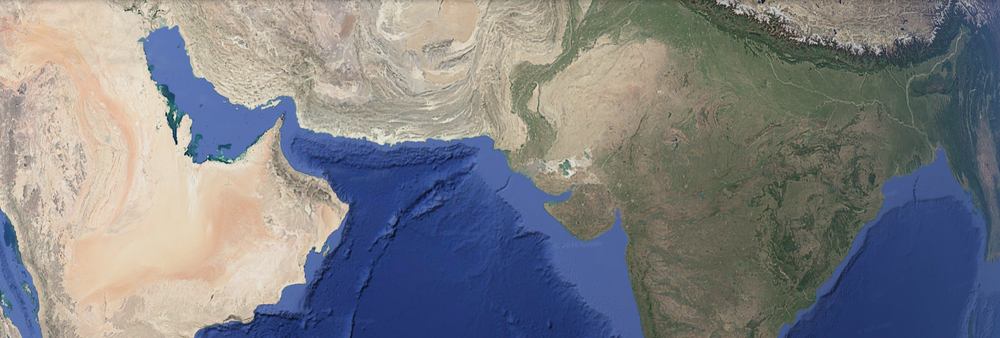
%> input picture s1.png, 1000 x 338 px, shrunk from 1831 x 619 before the run
$ octave code_WaterBody.m   (GNU Octave 9; MATLAB toolbox functions it lacks are replaced by stand-ins)
%> lines starting %> are read from the running program, lines starting %| are printed output that depends on the picture; in (x1, y1, x2, y2) boxes, pixels count from 0 and x2, y2 are one past the last pixel; in counts of white or black regions, pixels touching at a corner belong together; the program's own positions count from 1

img = imread('s1.png');
%> img is the input picture: size 338x1000x3 uint8; mean R, G, B 126.7, 128.1, 132
figure, imshow(img);
title('Original Satellite Image');

%%%
gray = rgb2gray(img);
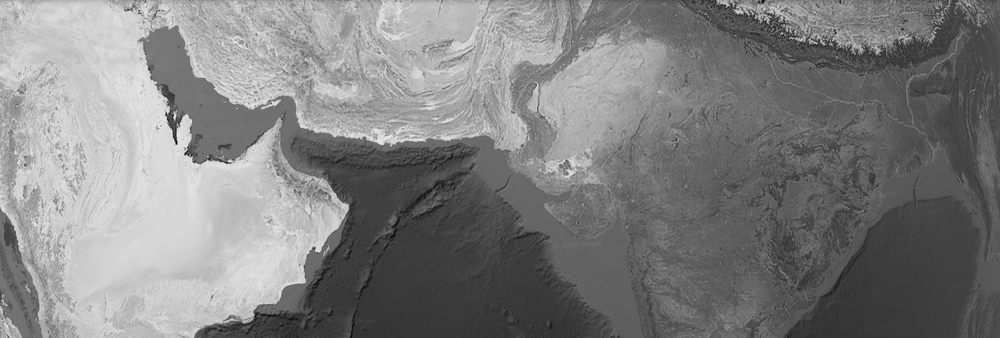
%> gray: size 338x1000 uint8; min 1, max 236, mean 128.1

figure, imshow(gray);
title('Grayscale Image');

%%%
blur = imgaussfilt(gray, 2);

figure, imshow(blur);
title('Smoothed Image');

%%%
level = graythresh(blur);
%> level = 0.533
bw = imbinarize(blur, level);
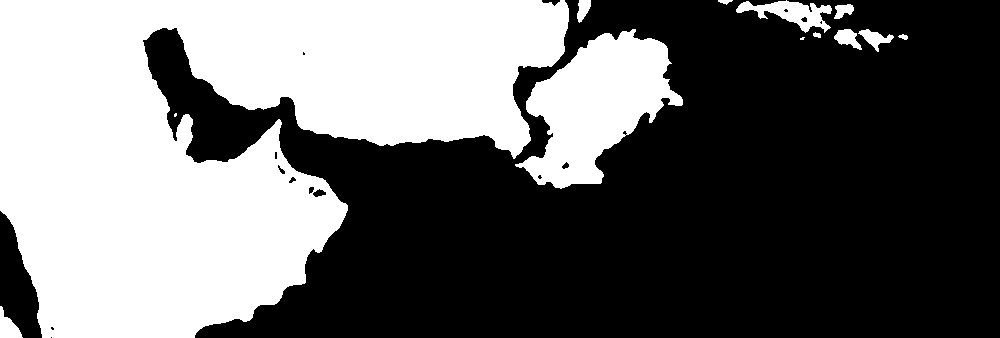
%> bw: size 338x1000 logical; 41.5% white; 13 white regions (2 under 20 px), largest, box (x1, y1, x2, y2) and area: (0, 0, 569, 338) 123068, (515, 29, 683, 189) 14201, (736, 0, 832, 33) 1405
bw = ~bw;   % invert so water becomes white

figure, imshow(bw);
title('Binary Image (Water Mask)');

%%%
se = strel('disk', 5);
clean_bw = imopen(bw, se);
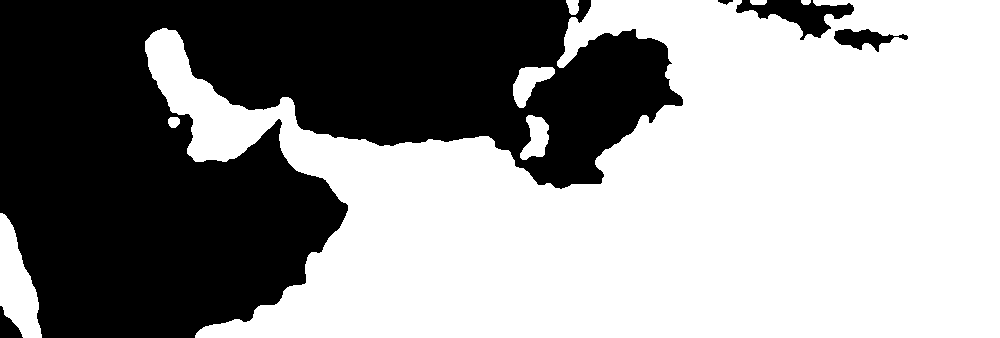
%> clean_bw: size 338x1000 logical; 58.1% white; 5 black regions, box (x1, y1, x2, y2) and area: (0, 0, 683, 338) 138344, (736, 0, 854, 40) 2040, (834, 29, 908, 52) 825, (0, 306, 23, 338) 397, (718, 0, 733, 5) 45

figure, imshow(clean_bw);
title('Cleaned Water Mask');

%%%
result = img;

result(:,:,1) = img(:,:,1) .* uint8(~clean_bw);
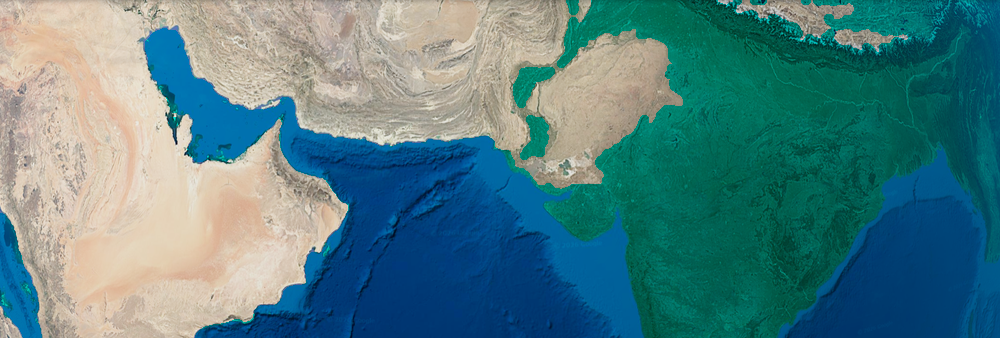
%> result: size 338x1000x3 uint8; mean R, G, B 82.8, 128.1, 132
result(:,:,2) = img(:,:,2) .* uint8(~clean_bw);
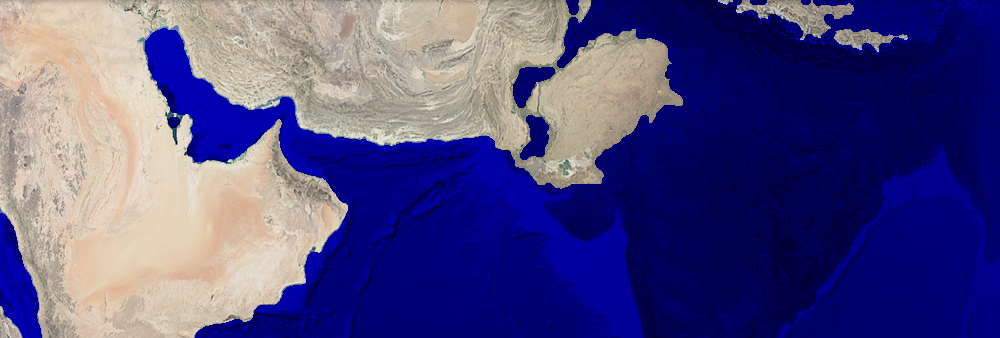
%> result: size 338x1000x3 uint8; mean R, G, B 82.8, 76.8, 132
result(:,:,3) = img(:,:,3) + uint8(clean_bw)*300;
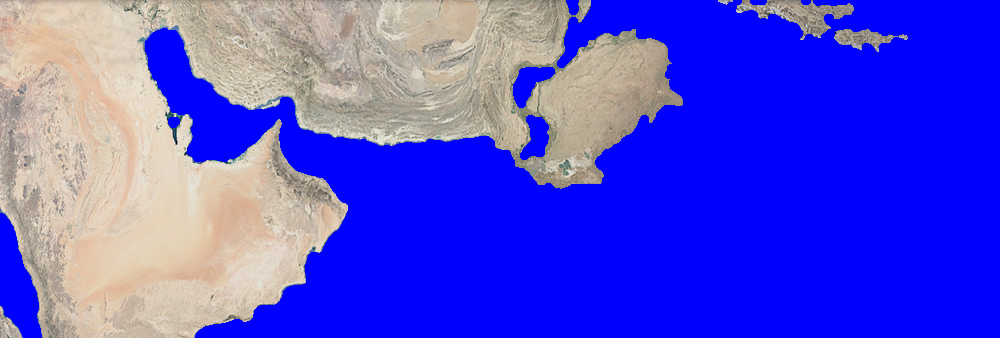
%> result: size 338x1000x3 uint8; mean R, G, B 82.8, 76.8, 217.2

figure, imshow(result);
title('Detected Water Bodies');

$ run again, with s2.png copied over s1.png
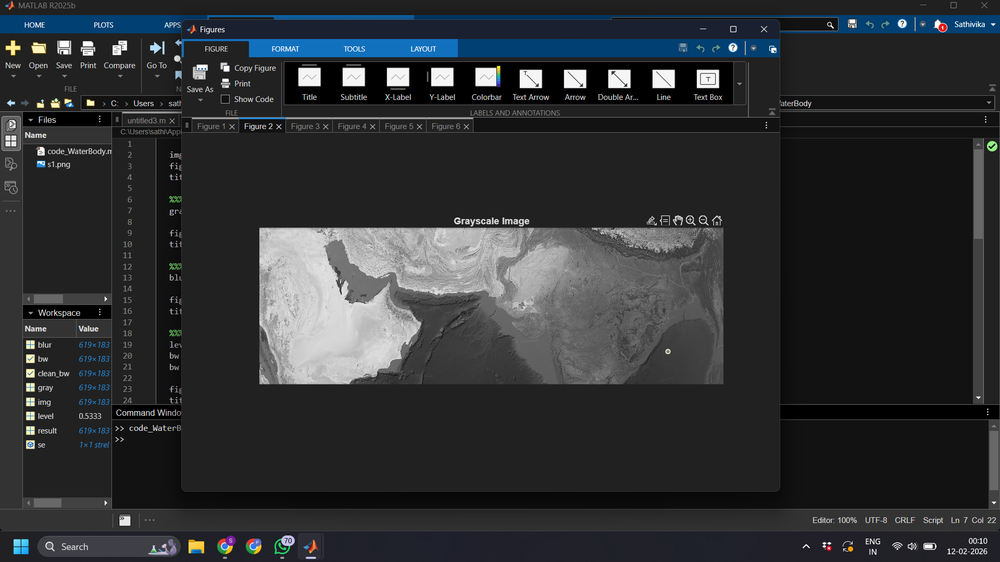
%> input picture s2.png, 1000 x 562 px, shrunk from 1920 x 1080 before the run
%> img is the input picture: size 562x1000x3 uint8; mean R, G, B 46.4, 48.8, 51.3
%> level = 0.376
%> `bw = imbinarize(blur, level);`:
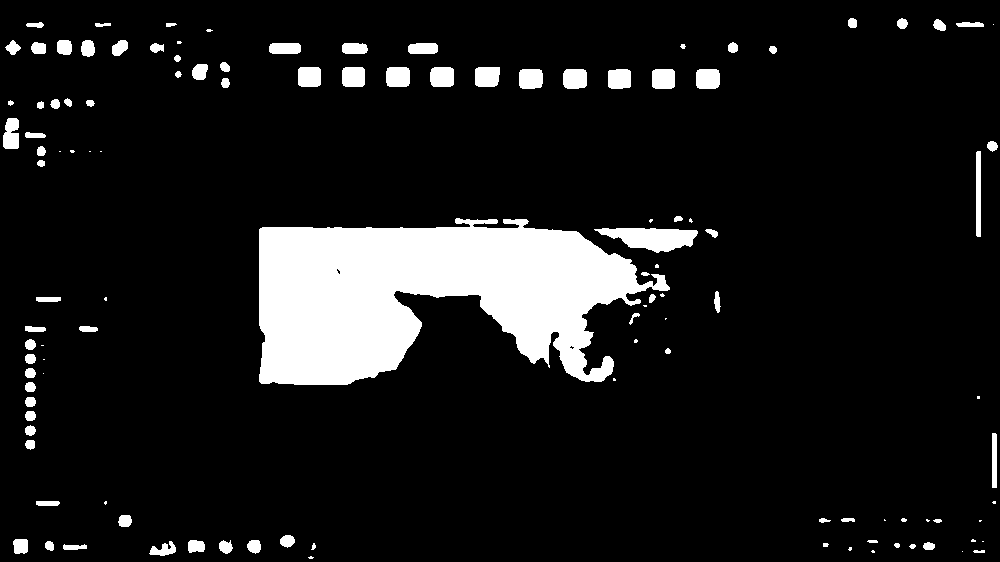
%> bw: size 562x1000 logical; 10.4% white; 118 white regions (32 under 20 px), largest, box (x1, y1, x2, y2) and area: (259, 218, 670, 385) 43888, (594, 228, 698, 253) 1629, (475, 67, 500, 87) 471
%> clean_bw: size 562x1000 logical; 89.3% white; 95 black regions (24 under 20 px), largest, box (x1, y1, x2, y2) and area: (259, 218, 670, 385) 45005, (594, 216, 698, 253) 1748, (25, 326, 46, 450) 1049
%> `result(:,:,3) = img(:,:,3) + uint8(clean_bw)*300;`:
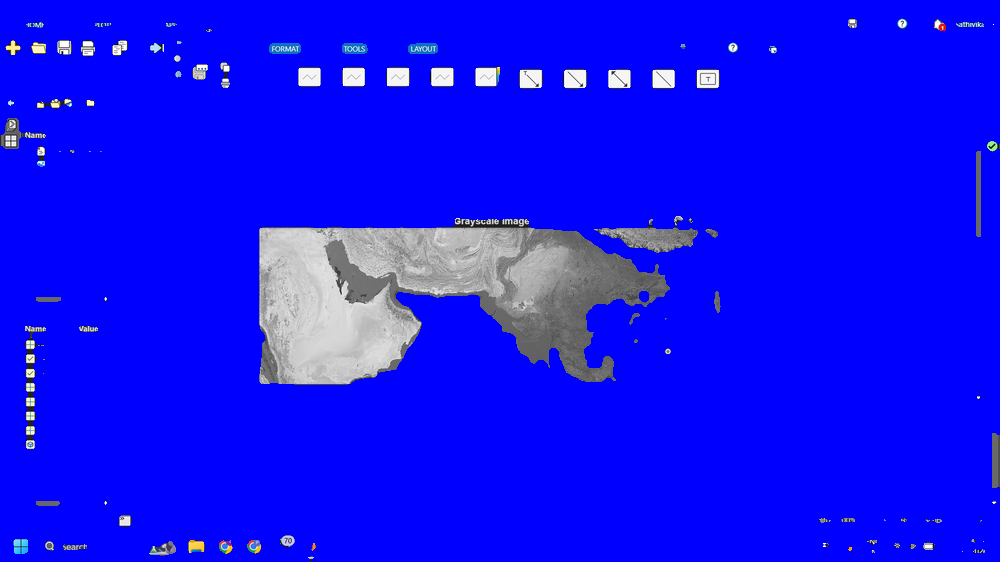
%> result: size 562x1000x3 uint8; mean R, G, B 16.9, 17.1, 244.9

$ run again, with s4.png copied over s1.png
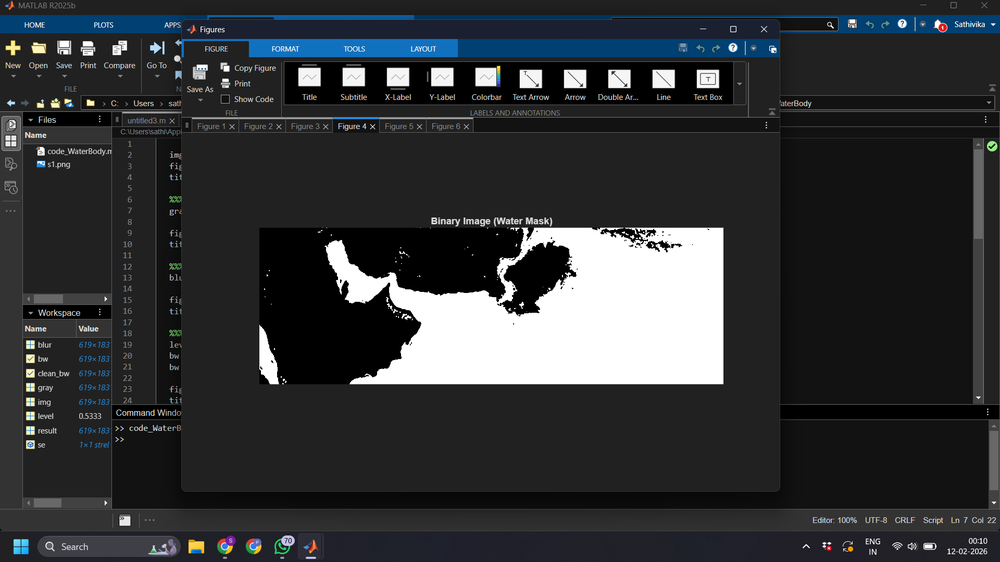
%> input picture s4.png, 1000 x 562 px, shrunk from 1920 x 1080 before the run
%> img is the input picture: size 562x1000x3 uint8; mean R, G, B 49.1, 51.6, 54.1
%> level = 0.533
%> `bw = imbinarize(blur, level);`:
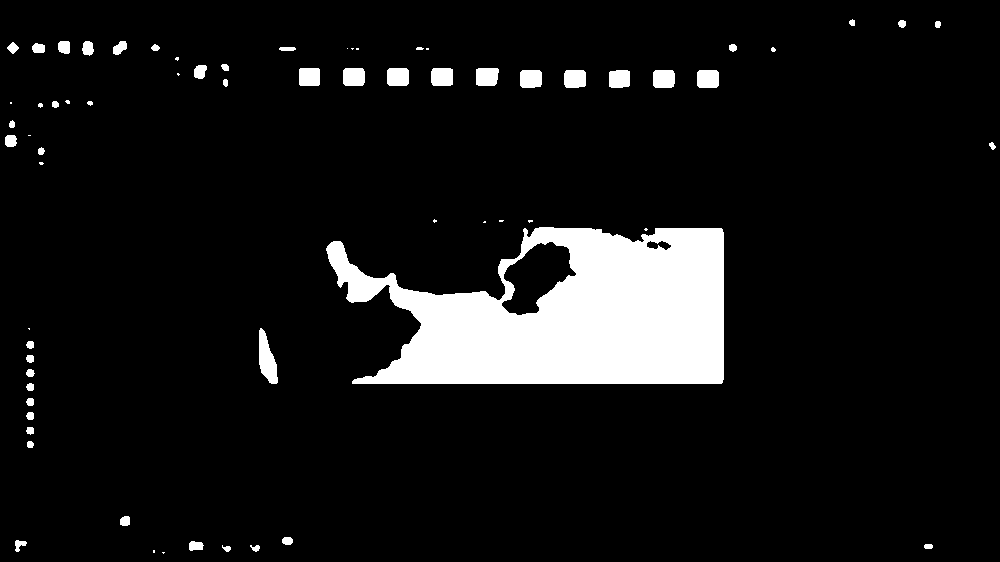
%> bw: size 562x1000 logical; 8.6% white; 68 white regions (20 under 20 px), largest, box (x1, y1, x2, y2) and area: (326, 227, 724, 384) 41608, (259, 328, 278, 384) 647, (476, 68, 499, 86) 387
%> clean_bw: size 562x1000 logical; 91.3% white; 55 black regions (15 under 20 px), largest, box (x1, y1, x2, y2) and area: (326, 220, 724, 384) 42049, (259, 328, 278, 384) 647, (26, 341, 35, 448) 539
%> `result(:,:,3) = img(:,:,3) + uint8(clean_bw)*300;`:
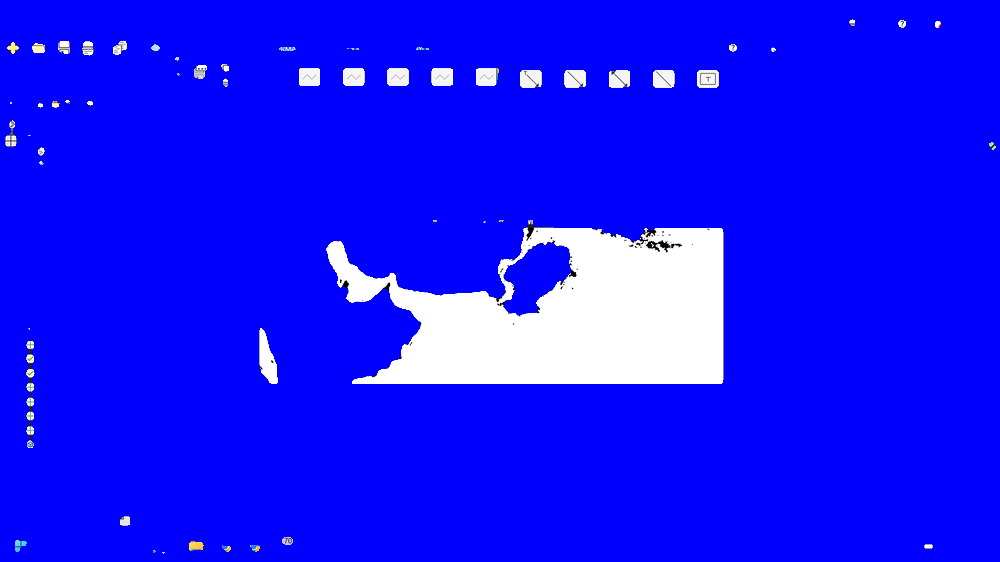
%> result: size 562x1000x3 uint8; mean R, G, B 21.5, 21.5, 254.2
